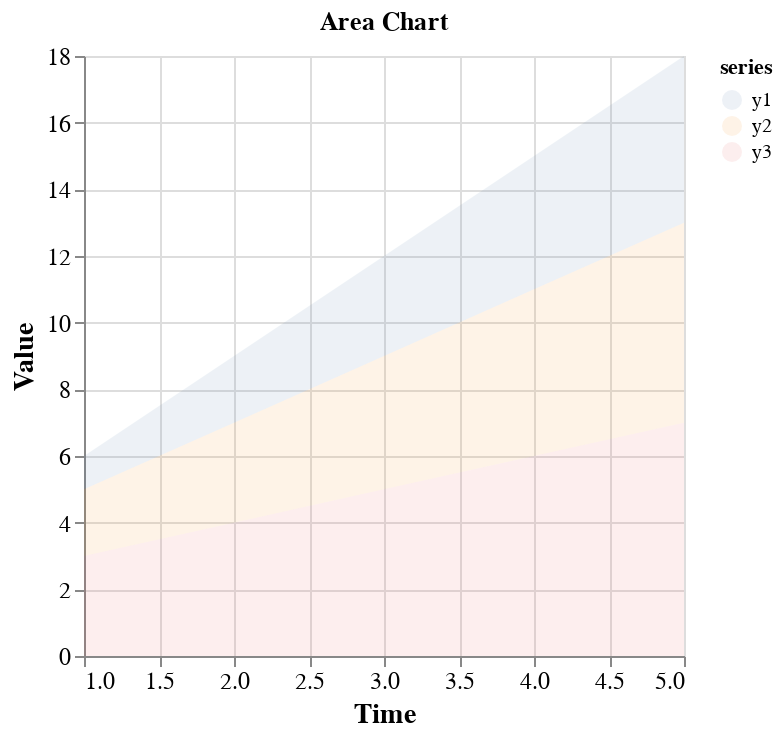

Notebook code for this chart:
### Code cell
import altair as alt
import pandas as pd
import numpy as np

x = np.arange(1, 6)
y1 = np.array([1, 2, 3, 4, 5])
y2 = np.array([2, 3, 4, 5, 6])
y3 = np.array([3, 4, 5, 6, 7])

# Create a DataFrame
df = pd.DataFrame({"x": x, "y1": y1, "y2": y2, "y3": y3})

# Transform the DataFrame into long format
df = df.melt("x", var_name="series", value_name="value")

# Create the area chart
chart = (
    alt.Chart(df)
    .mark_area(opacity=0.1)
    .encode(x="x", y="value", color="series")
    .properties(title="Area Chart")
)

# Set the axis labels
chart.configure_axis(labelFontSize=12, titleFontSize=14).encode(
    alt.X("x", title="Time"), alt.Y("value", title="Value")
)

### Figure 1 — Vega-Lite specification as saved in the notebook (floating-point values rounded to 4 significant figures)
{"config": {"view": {"continuousWidth": 300, "continuousHeight": 300}, "axis": {"labelFontSize": 12, "titleFontSize": 14}}, "data": {"name": "data-aca3cab6b79e016863ba0bd5bcc81c85"}, "mark": {"type": "area", "opacity": 0.1}, "encoding": {"color": {"field": "series", "type": "nominal"}, "x": {"field": "x", "title": "Time", "type": "quantitative"}, "y": {"field": "value", "title": "Value", "type": "quantitative"}}, "title": "Area Chart", "$schema": "https://vega.github.io/schema/vega-lite/v5.8.0.json", "datasets": {"data-aca3cab6b79e016863ba0bd5bcc81c85": [{"x": 1, "series": "y1", "value": 1}, {"x": 2, "series": "y1", "value": 2}, {"x": 3, "series": "y1", "value": 3}, {"x": 4, "series": "y1", "value": 4}, {"x": 5, "series": "y1", "value": 5}, {"x": 1, "series": "y2", "value": 2}, {"x": 2, "series": "y2", "value": 3}, {"x": 3, "series": "y2", "value": 4}, {"x": 4, "series": "y2", "value": 5}, {"x": 5, "series": "y2", "value": 6}, {"x": 1, "series": "y3", "value": 3}, {"x": 2, "series": "y3", "value": 4}, {"x": 3, "series": "y3", "value": 5}, {"x": 4, "series": "y3", "value": 6}, {"x": 5, "series": "y3", "value": 7}]}}
